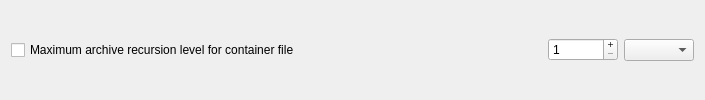
            <widget class="QFrame" name="limitFrame_4">
             <property name="sizePolicy">
              <sizepolicy hsizetype="Preferred" vsizetype="Preferred">
               <horstretch>0</horstretch>
               <verstretch>0</verstretch>
              </sizepolicy>
             </property>
             <property name="minimumSize">
              <size>
               <width>0</width>
               <height>0</height>
              </size>
             </property>
             <property name="frameShape">
              <enum>QFrame::Shape::NoFrame</enum>
             </property>
             <property name="frameShadow">
              <enum>QFrame::Shadow::Raised</enum>
             </property>
             <layout class="QHBoxLayout" name="horizontalLayout_15">
              <property name="topMargin">
               <number>2</number>
              </property>
              <property name="bottomMargin">
               <number>2</number>
              </property>
              <item>
               <widget class="QCheckBox" name="pwmaxArchiveRecursionForContainerCheckBox">
                <property name="text">
                 <string>Maximum archive recursion level for container file</string>
                </property>
               </widget>
              </item>
              <item>
               <spacer name="horizontalSpacer_8">
                <property name="orientation">
                 <enum>Qt::Orientation::Horizontal</enum>
                </property>
                <property name="sizeHint" stdset="0">
                 <size>
                  <width>242</width>
                  <height>20</height>
                 </size>
                </property>
               </spacer>
              </item>
              <item>
               <widget class="QSpinBox" name="pwmaxArchiveRecursionForContainerSpinBox">
                <property name="sizePolicy">
                 <sizepolicy hsizetype="Fixed" vsizetype="Fixed">
                  <horstretch>0</horstretch>
                  <verstretch>0</verstretch>
                 </sizepolicy>
                </property>
                <property name="minimumSize">
                 <size>
                  <width>70</width>
                  <height>0</height>
                 </size>
                </property>
                <property name="maximumSize">
                 <size>
                  <width>70</width>
                  <height>16777215</height>
                 </size>
                </property>
                <property name="buttonSymbols">
                 <enum>QAbstractSpinBox::ButtonSymbols::PlusMinus</enum>
                </property>
                <property name="minimum">
                 <number>1</number>
                </property>
                <property name="maximum">
                 <number>999</number>
                </property>
               </widget>
              </item>
              <item>
               <widget class="QComboBox" name="pwmaxArchiveRecursionForContainerComboBox">
                <property name="sizePolicy">
                 <sizepolicy hsizetype="Fixed" vsizetype="Fixed">
                  <horstretch>0</horstretch>
                  <verstretch>0</verstretch>
                 </sizepolicy>
                </property>
                <property name="minimumSize">
                 <size>
                  <width>70</width>
                  <height>0</height>
                 </size>
                </property>
                <property name="maximumSize">
                 <size>
                  <width>70</width>
                  <height>16777215</height>
                 </size>
                </property>
                <item>
                 <property name="text">
                  <string/>
                 </property>
                </item>
                <item>
                 <property name="text">
                  <string>K</string>
                 </property>
                </item>
                <item>
                 <property name="text">
                  <string>M</string>
                 </property>
                </item>
               </widget>
              </item>
             </layout>
            </widget>
